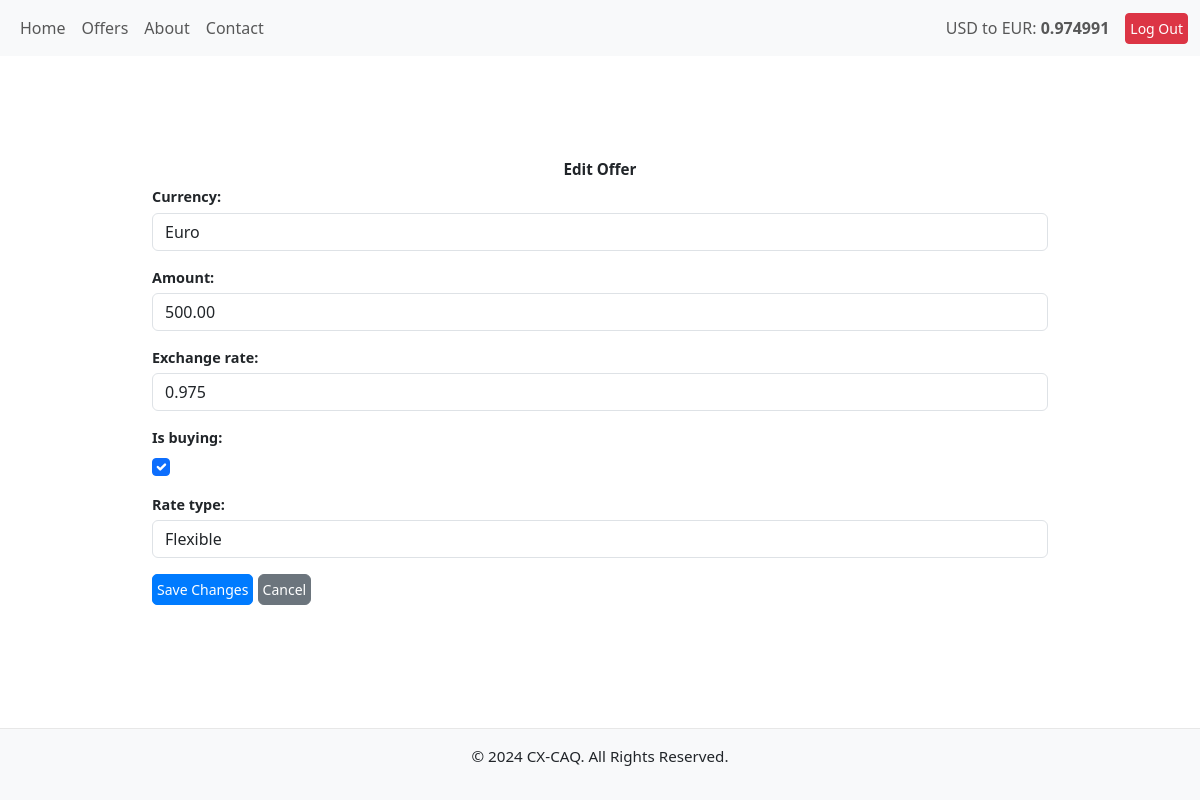
/offers/edit/2/ (signed in), run on the app's committed database.
### offers/models.py (models this page shows, shortened)
class LatestExchangeRate(models.Model):
    base_currency = models.CharField(max_length=3, default="USD")
    target_currency = models.CharField(max_length=3, default="EUR")
    rate = models.DecimalField(max_digits=10, decimal_places=6)
    timestamp = models.DateTimeField(auto_now=True)

class Offer(models.Model):
    CURRENCY_CHOICES = [
        ('USD', 'US Dollar'),
        ('EUR', 'Euro'),
    ]
    RATE_TYPE_CHOICES = [
        ('FIXED', 'Fixed'),
        ('FLEXIBLE', 'Flexible'),
    ]
    user = models.ForeignKey(User, on_delete=models.CASCADE, related_name="offers")
    currency = models.CharField(max_length=3, choices=CURRENCY_CHOICES)
    amount = models.DecimalField(max_digits=10, decimal_places=2)
    exchange_rate = models.DecimalField(max_digits=8, decimal_places=3,null=True, blank=True)
    is_buying = models.BooleanField()
    rate_type = models.CharField(max_length=10, choices=RATE_TYPE_CHOICES, default='FIXED')
    created_at = models.DateTimeField(auto_now_add=True)
    class Meta:
        ordering = ['-created_at']

### offers/views.py (the view)
# urls.py: path('edit/<int:pk>/', views.edit_offer, name='edit_offer'),
@login_required
def edit_offer(request, pk):
    offer = get_object_or_404(Offer, pk=pk)
    if offer.user != request.user:
        return HttpResponseForbidden()
    if request.method == "POST":
        form = OfferForm(request.POST, instance=offer)
        if form.is_valid():
            updated_offer = form.save(commit=False)
            if updated_offer.rate_type == "FLEXIBLE":
                try:
                    latest_rate = LatestExchangeRate.objects.latest("timestamp").rate
                except LatestExchangeRate.DoesNotExist:
                    latest_rate = fetch_and_update_exchange_rate()
                updated_offer.exchange_rate = latest_rate
            updated_offer.save()
            return redirect('offers:view_offers')
    else:
        form = OfferForm(instance=offer)
    return render(request, 'offers/edit_offer.html', {'form': form})

### offers/forms.py (shortened to what this page needs)
class OfferForm(forms.ModelForm):
    class Meta:
        model = Offer
        fields = ['currency', 'amount', 'exchange_rate', 'is_buying', 'rate_type']
        widgets = {
            'currency': forms.Select(attrs={'class': 'form-control'}),
            'amount': forms.NumberInput(attrs={'class': 'form-control'}),
            'exchange_rate': forms.NumberInput(attrs={'class': 'form-control'}),
            'rate_type': forms.Select(attrs={'class': 'form-control'}),
            'is_buying': forms.CheckboxInput(attrs={'class': 'form-check-input'}),
        }

### offers/context_processors.py (called while the page is built)
def exchange_rate_processor(request):
    try:
        latest_rate = LatestExchangeRate.objects.latest("timestamp").rate
        print(f"Latest exchange rate fetched from database: {latest_rate}")
    except LatestExchangeRate.DoesNotExist:
        try:
            latest_rate = fetch_and_update_exchange_rate()
            print(f"Latest exchange rate fetched: {latest_rate}")
        except ValueError as e:
            print(f"Error fetching exchange rate: {e}")
            latest_rate = "N/A"
    return {
        "exchange_rate": latest_rate
    }

### offers/templates/offers/edit_offer.html (shortened to what this page needs)
{% extends "base.html" %}
{% block content %}
<div class="container mt-5">
    <h2 class="text-center">Edit Offer</h2>
    <form method="post">
        {{ form.as_p }}
        <button type="submit" class="btn btn-primary">Save Changes</button>
        <a href="{% url 'offers:view_offers' %}" class="btn btn-secondary">Cancel</a>
    </form>
</div>
{% endblock %}

### templates/base.html (shortened to what this page needs)
{% load static %}
<!DOCTYPE html>
<html lang="en">
<head>
    <link href="https://cdn.jsdelivr.net/npm/bootstrap@5.3.0-alpha3/dist/css/bootstrap.min.css" rel="stylesheet">
    <link rel="stylesheet" href="{% static 'css/style.css' %}">
    <link href="https://cdn.jsdelivr.net/npm/bootstrap-icons/font/bootstrap-icons.css" rel="stylesheet">
</head>
<body>
    <nav class="navbar navbar-expand-lg navbar-light bg-light">
        <div class="container-fluid">
        {% if user.is_authenticated %}
            <div class="collapse navbar-collapse" id="navbarNav">
                <ul class="navbar-nav">
                    <li class="nav-item">
                        <a class="nav-link" href="/">Home</a>
                    </li>
                    <li class="nav-item">
                        <a class="nav-link" href="{% url 'offers:view_offers'%}">Offers</a>
                    </li>
                    <li class="nav-item">
                        <a class="nav-link" href="/">About</a>
                    </li>
                    <li class="nav-item">
                        <a class="nav-link" href="/">Contact</a>
                    </li>
                </ul>
            </div>
        {% endif %}
        <div class="d-flex align-items-center">
            <div class="navbar-text me-3">
                USD to EUR: <strong>{{ exchange_rate }}</strong>
            </div>
            {% if user.is_authenticated %}
                <a href="/accounts/logout/" class="btn btn-danger btn-sm">Log Out</a>
            {% endif %}
        </div>
        </div>
    </nav>
    <main class="container mt-4">
        {% block content %}
        {% endblock %}
    </main>
    <footer class="bg-light text-center py-3 mt-auto">
        <p>&copy; 2024 CX-CAQ. All Rights Reserved.</p>
    </footer>
   </body>
</html>

### static/css/style.css (style rules this page uses)
html, body { height: 100%; margin: 0; display: flex; flex-direction: column; }
main { flex: 1; }
footer { background-color: #f8f9fa; padding: 1rem; text-align: center; border-top: 1px solid #e7e7e7; }
h1, h2, h3 { font-weight: bold; }
.container { padding: 1rem; max-width: 100%; }
form { width: 100%; }
form p { margin-bottom: 1rem; }
form label { font-weight: bold; font-size: 0.9rem; margin-bottom: 0.3rem; display: block; }
form input { width: 100%; border-radius: 5px; padding: 0.5rem; border: 1px solid #ced4da; font-size: 1rem; box-sizing: border-box; }
form .btn-primary { background-color: #007bff; border-color: #007bff; padding: 0.6rem; font-size: 1rem; border-radius: 5px; transition: background-color 0.2s ease-in-out; }
.text-center { font-size: 0.95rem; }
button.btn, a.btn { padding: 0.25rem 0.25rem; font-size: 0.875rem; line-height: 1.5; }
@media (min-width: 769px) { .container { max-width: 960px; margin: auto; } }

### data on the page
LatestExchangeRate: rate "0.974991"
Offer: currency "Euro", amount "500.00", exchange_rate "0.975", is_buying "☑", rate_type "Flexible"
